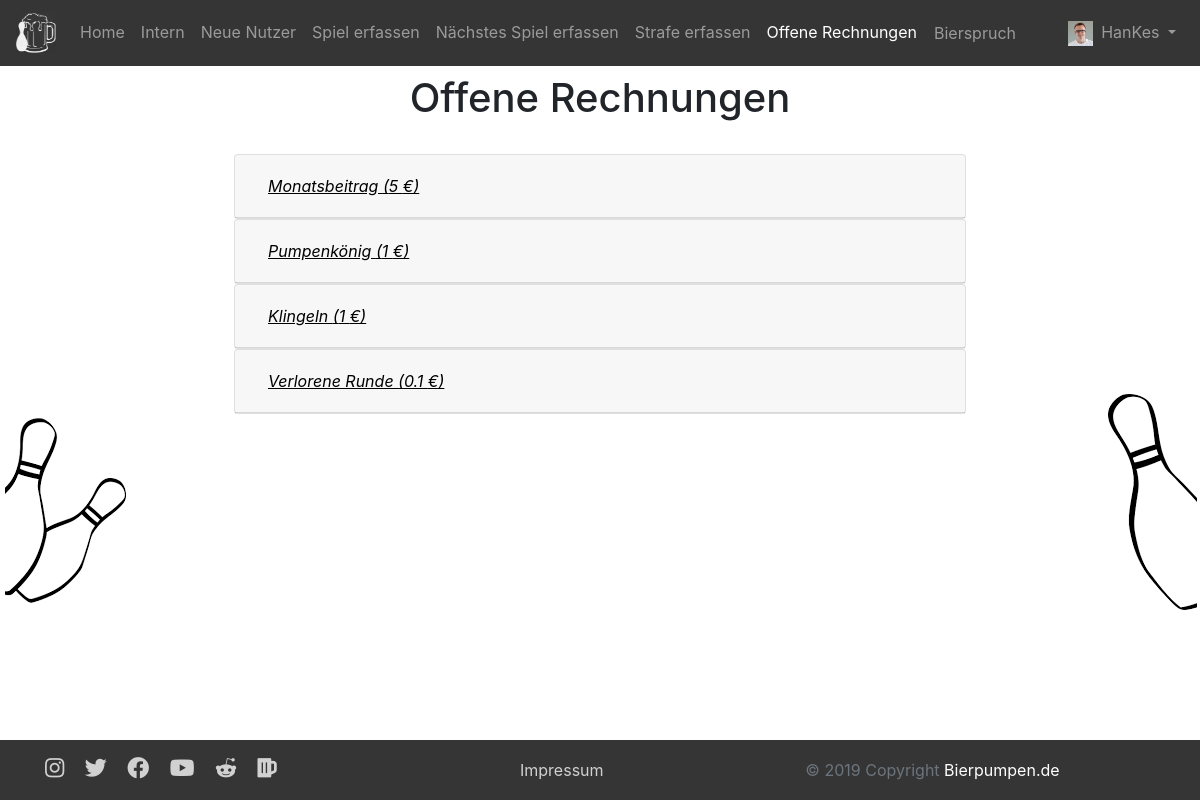
/open_payments.php (signed in), run on the app's committed database.
### tables this page shows
CREATE TABLE `users` (
  `id` int(11) NOT NULL,
  `username` varchar(32) NOT NULL,
  `password` text NOT NULL,
  `email` varchar(64) NOT NULL,
  `image` varchar(255) NOT NULL,
  `firstname` varchar(64) NOT NULL,
  `lastname` varchar(64) NOT NULL,
  `isNew` int(1) NOT NULL,
  `isAdmin` int(1) NOT NULL,
  `passwordcode` varchar(255) NOT NULL
);

CREATE TABLE `payments` (
  `id` int(11) NOT NULL,
  `amount` double NOT NULL,
  `description` varchar(255) NOT NULL
);

### objects/user.php (called while the page is built, shortened)
<?php
class User {
  private $db;
  private static $table_name = "users";
  private $id;
  private $username;
  private $email;
  private $image;
  private $isAdmin;
  public function __construct($db) {
    $this->db = $db;
  }
  public function readOne() {
    if (!empty($this->id)){
      $query = "SELECT * FROM " . User::$table_name . " WHERE id=:id limit 0,1";
      $stmt = $this->db->prepare($query);
      $stmt->bindParam(":id", $this->id);
    } elseif (!empty($this->username)) {
      $query = "SELECT * FROM " . User::$table_name . " WHERE username LIKE :username limit 0,1";
      $stmt = $this->db->prepare($query);
      $stmt->bindParam(":username", $this->username);
    } elseif (!empty($this->email)) {
      $query = "SELECT * FROM " . User::$table_name . " WHERE email LIKE :email limit 0,1";
      $stmt = $this->db->prepare($query);
      $stmt->bindParam(":email", $this->email);
    } else {
      return false;
    }
    if($stmt->execute()){
      return true;
    } else {
      return false;
    }
  }
  public function getFullImagePath(){
    $image_name = $this->getImage();
    if(($image_name != '') AND (file_exists($_SERVER["DOCUMENT_ROOT"] . '/Kegeln/uploads/' . $image_name))){
      $image = '/Kegeln/uploads/' . $image_name;
    } else {
      $image = "/Kegeln/media/user_empty.png";
    }
    return $image;
  }
  public function setId($newId) {
    $this->id = htmlspecialchars(strip_tags($newId));
  }
  public function getUsername() {
    return $this->username;
  }
  public function setUsername($newUsername) {
    $this->username = htmlspecialchars(strip_tags($newUsername));
  }
  public function setEmail($newEmail) {
    $this->email = htmlspecialchars(strip_tags($newEmail));
  }
  public function getImage() {
    return $this->image;
  }
  public function setImage($newImage) {
    $this->image = htmlspecialchars(strip_tags($newImage));
  }
  public function getIsAdmin(){
    return $this->isAdmin;
  }
  public function setIsAdmin($newIsAdmin){
    $this->isAdmin = htmlspecialchars(strip_tags($newIsAdmin));
  }
}
?>

### objects/game.php (called while the page is built, shortened)
<?php
class Game {
  public static $table_name = "games";
  private $nextGame;
  public static function readLast($db) {
    $query = "SELECT * from " . Game::$table_name . " ORDER BY date DESC LIMIT 0,1";
    $stmt = $db->prepare($query);
    $stmt->execute();
    $count = $stmt->rowCount();
    $row = $stmt->fetch(PDO::FETCH_ASSOC);
    $game = new Game($db);
    return $game;
  }
  public function getNextGame() {
    return $this->nextGame;
  }
  public function setNextGame($newNextGame) {
    $this->nextGame = htmlspecialchars(strip_tags($newNextGame));
  }
}
?>

### objects/bill.php (called while the page is built, shortened)
<?php
class Bill {
  public static function getOpenPayments($db) {
    $query = "SELECT * From payments AS t1 WHERE EXISTS (SELECT * FROM bills AS t2 where t1.id = t2.payment)";
    $stmt = $db->prepare($query);
    $stmt->execute();
    $payment_array = array();
    while ($row = $stmt->fetch(PDO::FETCH_ASSOC)){
      $payment = new Payment($db);
      $payment_array[] = $payment;
    }
    return $payment_array;
  }
}
?>

### objects/payment.php (called while the page is built, shortened)
<?php
class Payment {
  private $id;
  private $amount;
  private $description;
  function getId() {
    return $this->id;
  }
  public function setId($newId) {
    $this->id = htmlspecialchars(strip_tags($newId));
  }
  public function getAmount() {
    return $this->amount;
  }
  public function setAmount($newAmount) {
    $this->amount = htmlspecialchars(strip_tags($newAmount));
  }
  public function getDescription() {
    return $this->description;
  }
  public function setDescription($newDescription) {
    $this->description = htmlspecialchars(strip_tags($newDescription));
  }
}
?>

### open_payments.php (the view, shortened to what this page needs)
<?php
  include_once $_SERVER["DOCUMENT_ROOT"] . '/Kegeln/header.php';
  include_once $_SERVER["DOCUMENT_ROOT"] . '/Kegeln/objects/payment.php';
  $open_payments = Bill::getOpenPayments($db);
?>
<div class="container justify-content-center">
<center><h1 class="my-2">Offene Rechnungen</h1></center>
<br/>
<div id="accordion">
<?php
foreach ($open_payments as $payment) {
  ?>
  <div class="card">
    <div class="card-header" id="heading<?php echo $payment->getId(); ?>">
      <h5 class="mb-0">
        <button class="btn btn-link" style="color: black" data-toggle="collapse" data-target="#collapse<?php echo $payment->getId(); ?>" aria-expanded="false" aria-controls="collapse<?php echo $payment->getId(); ?>">
          <?php echo "<i><u>" . $payment->getDescription() . " (" . $payment->getAmount() . " €)</u></i>"; ?>
        </button>
      </h5>
    </div>
  </div>
<?php
}
echo "</div>";
echo "</div>";
include_once $_SERVER["DOCUMENT_ROOT"] . '/Kegeln/footer.php';
?>

### header.php (shortened to what this page needs)
<?php
include_once $_SERVER["DOCUMENT_ROOT"] . '/Kegeln/database/db.php';
include_once $_SERVER["DOCUMENT_ROOT"] . '/Kegeln/objects/user.php';
include_once $_SERVER["DOCUMENT_ROOT"] . '/Kegeln/objects/game.php';
include_once $_SERVER["DOCUMENT_ROOT"] . '/Kegeln/objects/bill.php';
$loggedin = false;
$isAdmin = false;
$database = new Database();
$db = $database->getConnection();
if (isset($_SESSION['session_id'])) {
  $loggedin_user = new User($db);
  $loggedin_user->setId($_SESSION['session_id']);
  $loggedin_user->readOne($db);
  $loggedin = true;
  $nextGame = NULL;
  if($loggedin_user->getIsNew()==1){
    $isNew = true;
  } else {
    $game = Game::readLast($db);
    $nextGame = $game->getNextGame();
  }
  if($loggedin_user->getIsAdmin()==1){
    $isAdmin = true;
    $open_bills = Bill::getOpenBills($db);
  }
}
$users = User::readNew($db);
?>
<!DOCTYPE html>
<html lang="de">
  <head>
    <link href="/Kegeln/css/bootstrap.min.css" rel="stylesheet">
    <link href="/Kegeln/css/style.css" rel="stylesheet">
    <link href="https://use.fontawesome.com/releases/v5.11.1/css/all.css" rel="stylesheet">
  </head>
  <body>
  	<header>
	    <nav class="navbar sticky-top navbar-expand-md navbar-dark" style="background-color: #353535;">
			  <a class="navbar-brand" href="/Kegeln/index.php"><img src="/Kegeln/media/beer.jpg" width="40" height="40" alt=""></a>
			  <div class="collapse navbar-collapse" id="navbarSupportedContent">
			    <ul class="navbar-nav mr-auto">
			      <li class="nav-item <?php if (strpos($_SERVER['PHP_SELF'], "index.php")){echo "active";} ?>">
			        <a class="nav-link" href="/Kegeln/index.php">Home</a>
			      </li>
			      <li class="nav-item <?php if (strpos($_SERVER['PHP_SELF'], "membersarea.php")){echo "active";} ?>">
			        <a class="nav-link" href="/Kegeln/membersarea.php">Intern</a>
			      </li>
            <?php
            if ($isAdmin){
              if(!empty($users)){
                ?>
                <li class="nav-item <?php if (strpos($_SERVER['PHP_SELF'], "accept.php")){echo "active";} ?>">
                  <a class="nav-link" href="/Kegeln/user/accept.php">Neue Nutzer</a>
                </li>
                <?php
              }
              ?>
              <li class="nav-item <?php if (strpos($_SERVER['PHP_SELF'], "insert_game.php")){echo "active";} ?>">
                <a class="nav-link" href="/Kegeln/game/insert_game.php">Spiel erfassen</a>
              </li>
              <?php
              if($nextGame==NULL){
                ?>
                <li class="nav-item <?php if (strpos($_SERVER['PHP_SELF'], "update_game.php")){echo "active";} ?>">
                  <a class="nav-link" href="/Kegeln/game/update_game.php">Nächstes Spiel erfassen</a>
                </li>
                <?php
              } else {
                ?>
                <li class="nav-item <?php if (strpos($_SERVER['PHP_SELF'], "update_game.php")){echo "active";} ?>">
                  <a class="nav-link" href="/Kegeln/game/update_game.php">Nächstes Spiel ändern</a>
                </li>
                <?php
              }
              ?>
              <li class="nav-item <?php if (strpos($_SERVER['PHP_SELF'], "payment.php")){echo "active";} ?>">
                <a class="nav-link" href="/Kegeln/payment.php">Strafe erfassen</a>
              </li>
              <?php
              if (isset($open_bills)) {
                ?>
                <li class="nav-item <?php if (strpos($_SERVER['PHP_SELF'], "open_payments.php")){echo "active";} ?>">
                  <a class="nav-link" href="/Kegeln/open_payments.php">Offene Rechnungen</a>
                </li>
                <?php
              }
            }
            ?>
            <form action="" method="POST">
              <li class="nav-item">
                <button type="submit" name="displayPun" class="btn btn-link nav-link">Bierspruch</button>
              </li>
            </form>
          </ul>
            <?php if ($loggedin){
              $profile_image = $loggedin_user->getFullImagePath(); ?>
              <ul class="navbar-nav">
                <li class="nav-item dropdown">
                  <a class="nav-link dropdown-toggle" href="#" id="navbardrop" data-toggle="dropdown">
                    <img src="<?php echo $profile_image; ?>" class="mr-1" style="height:25px;"/>
                    <?php echo $loggedin_user->getUsername(); ?>
                  </a>
                </li>
              </ul>
            <?php } ?>
			  </div>
			</nav>
		</header>
<div class="d-none d-lg-block">
<img src="/Kegeln/media/kegel links.png" align="left">
<img src="/Kegeln/media/kegel rechts.png" align="right">
</div>
<main role="main" class="container">

### css/style.css (style rules this page uses)
html { position: relative; min-height: 100%; }
@media (min-width: 992px) { body { margin-bottom: 60px; } }
:root { --input-padding-x: 1.5rem; --input-padding-y: .75rem; }

### data on the page
users: image (picture), username "HanKes"
payments: description "Monatsbeitrag", amount "5"
payments: description "Pumpenkönig", amount "1"
payments: description "Klingeln", amount "1"
payments: description "Verlorene Runde", amount "0.1"
